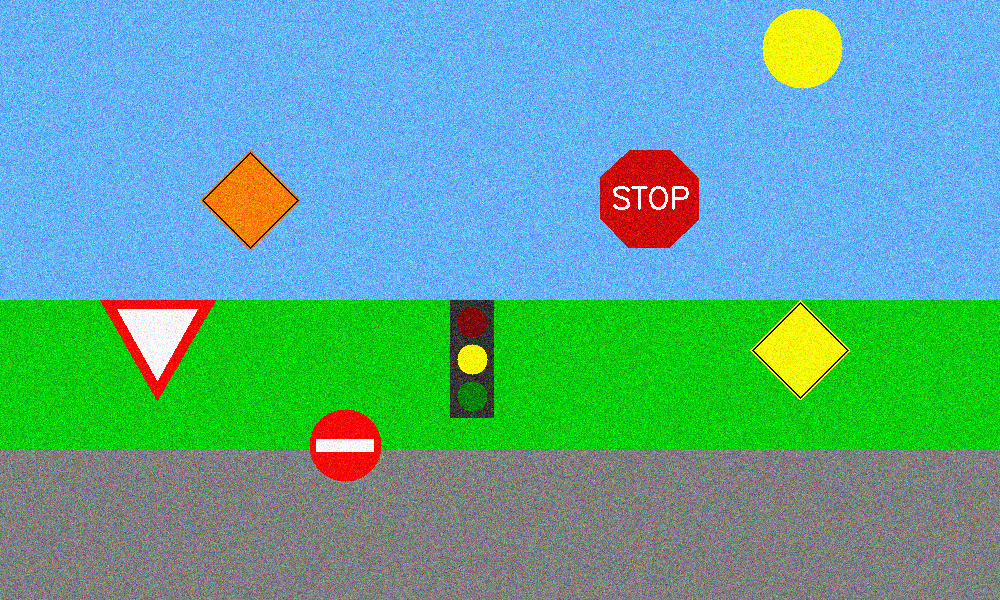
#> input picture Apoorva-CV-lecture-quizzes-python/Scratch Pads/scene_all_signs_noisy.png, 1000 x 600 px
$ jupyter execute 'PS2 Scratch Pad- Denoising.ipynb'   (shell and % lines are left out)
#> lines starting #> are read from the running program, lines starting #| are printed output that depends on the picture; after the words box and inside, x2 and y2 are one past the last pixel; in counts of white or black regions, pixels touching at a corner belong together
[cell 1]
import matplotlib.pyplot as plt
import cv2
import numpy as np

# Load Image

[cell 2]
img = cv2.imread('scene_all_signs_noisy.png')
#> img is the input picture: shape (600, 1000, 3); mean B, G, R 151.3, 167.4, 95.1
print(img.shape)
#| (600, 1000, 3)

plt.imshow(cv2.cvtColor(img, cv2.COLOR_BGR2RGB))
plt.show()

# Split Channel

[cell 3]
b,g,r = cv2.split(img)
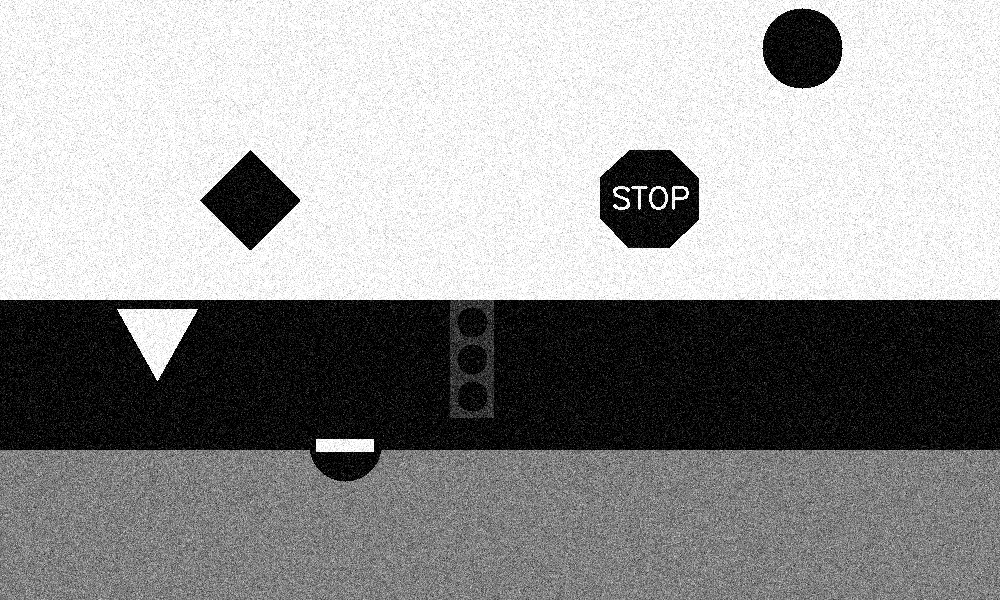
#> b: shape (600, 1000); min 0, max 255, mean 151.3
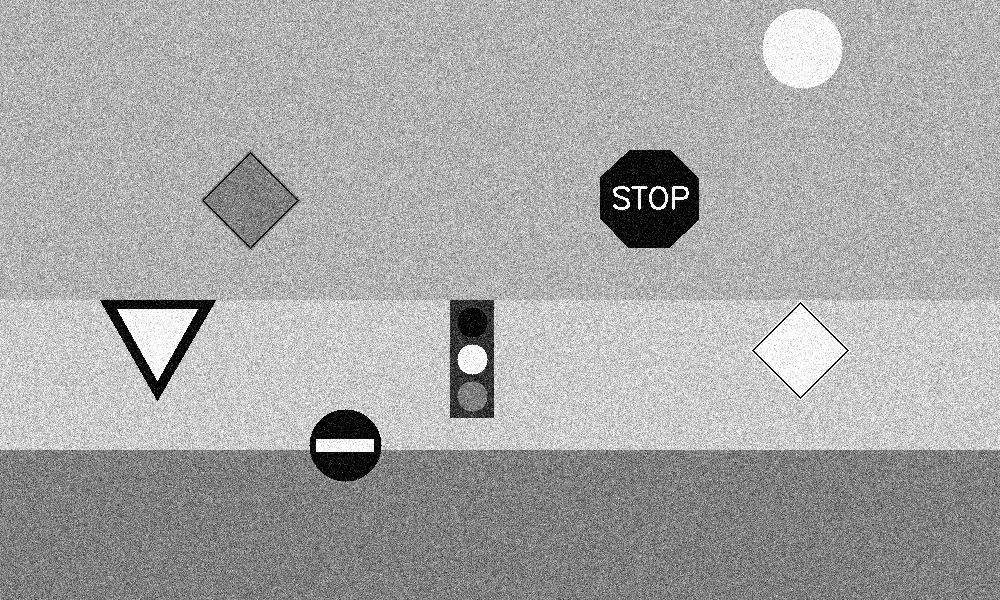
#> g: shape (600, 1000); min 0, max 255, mean 167.4
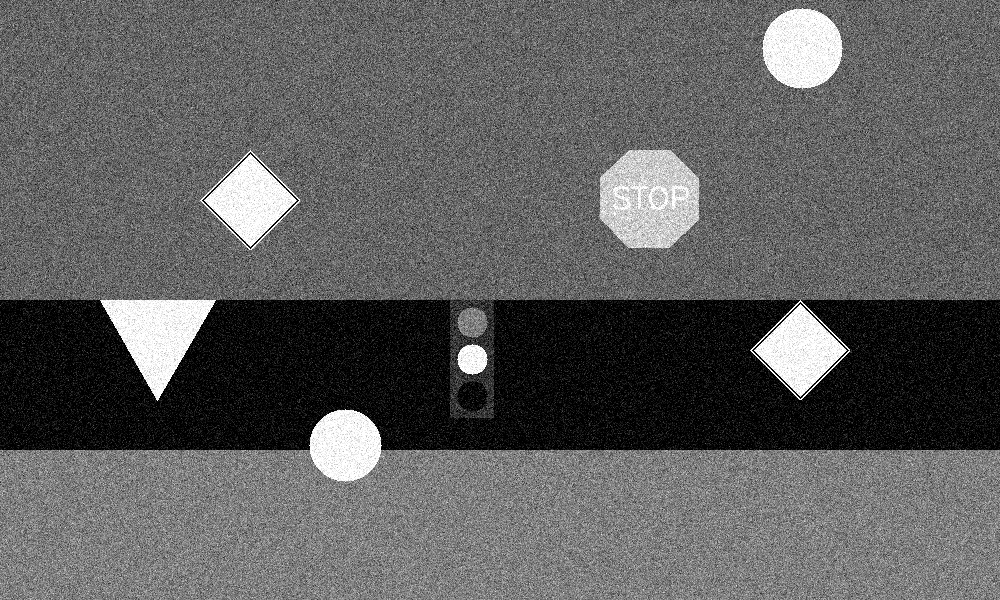
#> r: shape (600, 1000); min 0, max 255, mean 95.1

f, axarr = plt.subplots(1, 3, figsize=(17, 15), sharey=True)
axarr[0].imshow(cv2.cvtColor(b, cv2.COLOR_BGR2RGB))
axarr[1].imshow(cv2.cvtColor(g, cv2.COLOR_BGR2RGB))
axarr[2].imshow(cv2.cvtColor(r, cv2.COLOR_BGR2RGB))

plt.show()
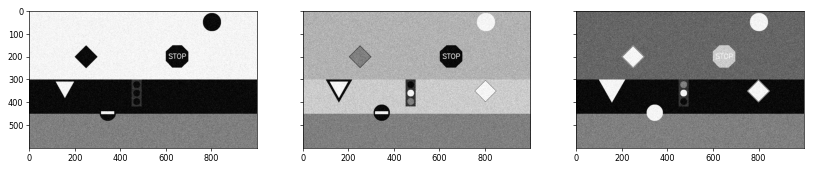
#> figure drawn by matplotlib, 3 panels

# Denoise via fastNlMeansDenoisingColored

[cell 4]
# dst = cv.fastNlMeansDenoisingColored(	src[, dst[, h[, hColor[, templateWindowSize[, searchWindowSize]]]]]	)
denoised_img = cv2.bilateralFilter(img, 70, 100, 100)
# denoised_img = cv2.fastNlMeansDenoisingColored(img,None,10,10,21)
blur = cv2.GaussianBlur(denoised_img,(3,3),1)
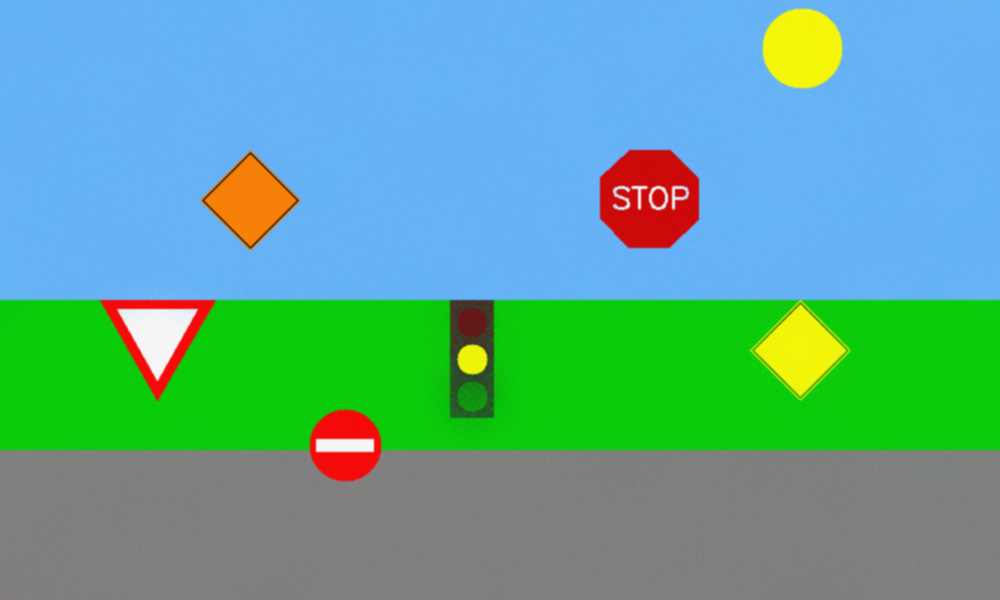
#> blur: shape (600, 1000, 3); mean B, G, R 151.4, 167.6, 95
smooth = cv2.addWeighted(blur,1.5,img,-0.5,0)

img_hsv = cv2.cvtColor(img, cv2.COLOR_BGR2HSV)
#> img_hsv: shape (600, 1000, 3); mean H, S, V 87.5, 156.4, 210.5

f, axarr = plt.subplots(1, 2, figsize=(17, 15), sharey=True)
axarr[0].imshow(cv2.cvtColor(img, cv2.COLOR_BGR2RGB))
axarr[1].imshow(cv2.cvtColor(smooth, cv2.COLOR_BGR2RGB))
# axarr[1, 0].imshow(cv2.cvtColor(denoised_ing, cv2.COLOR_BGR2RGB))
# plt.show()

plt.figure(figsize = (60, 100))
plt.imshow(cv2.cvtColor(denoised_img, cv2.COLOR_BGR2RGB))
plt.show()
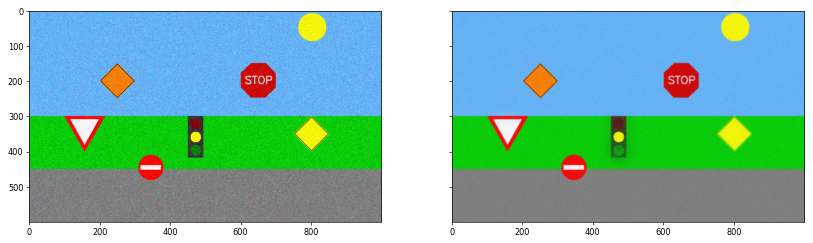
#> figure drawn by matplotlib, 2 panels

[cell 5]
def color_filter_bgr(img_in, bgr, tolerance):
#> called with tolerance = 20
    min_bgr = np.array([bgr[0] - tolerance, bgr[1] - tolerance, bgr[2] - tolerance])
    max_bgr = np.array([bgr[0] + tolerance, bgr[1] + tolerance, bgr[2] + tolerance])

    mask_bgr = cv2.inRange(img_in, min_bgr, max_bgr)
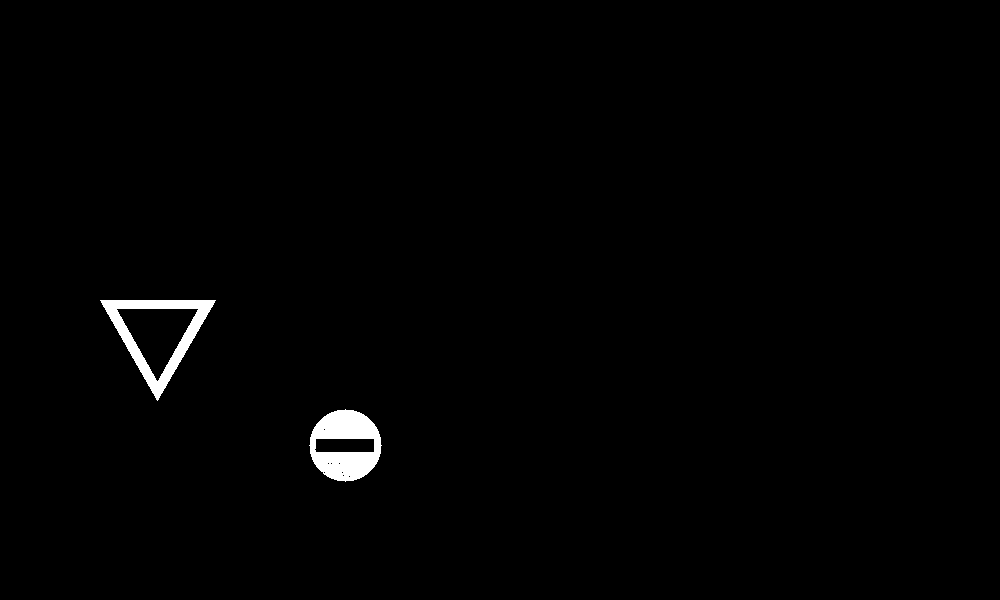
#> mask_bgr: shape (600, 1000); 1% white; 2 white regions, box (x1, y1, x2, y2) and area: (309, 409, 382, 482) 3289, (100, 300, 216, 401) 2956
    img_binary = cv2.bitwise_and(img_in, img_in, mask=mask_bgr)

    return img_binary

[cell 6]
img_in = denoised_img

bgr = [0, 0, 255]
tolerance = 20
img_binary = color_filter_bgr(img_in, bgr, tolerance)

plt.figure(figsize = (60, 100))
plt.imshow(cv2.cvtColor(img_binary, cv2.COLOR_BGR2RGB))
plt.show()
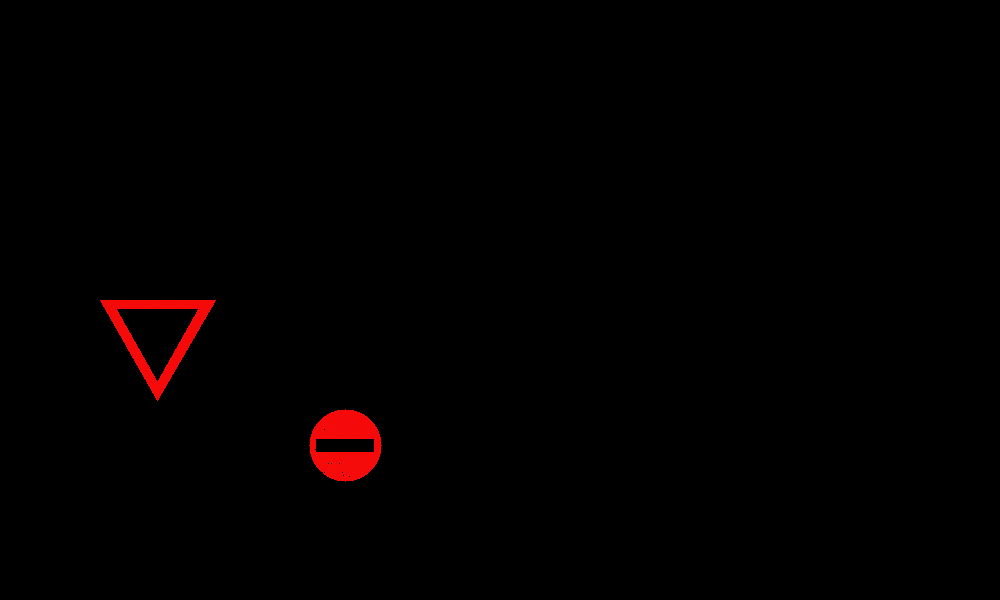
#> shown: shape (600, 1000, 3); mean R, G, B 2.6, 0.1, 0.1

$ run again, with Apoorva-CV-lecture-quizzes-python/Scratch Pads/Shift0.png copied over Apoorva-CV-lecture-quizzes-python/Scratch Pads/scene_all_signs_noisy.png
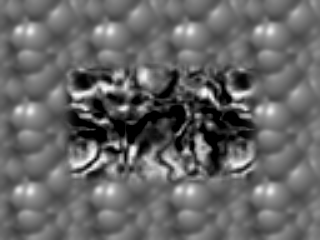
#> input picture Apoorva-CV-lecture-quizzes-python/Scratch Pads/Shift0.png, 320 x 240 px
#> img is the input picture: shape (240, 320, 3); min 0, max 253, mean 101.9
#| (240, 320, 3)
#> `smooth = cv2.addWeighted(blur,1.5,img,-0.5,0)`:
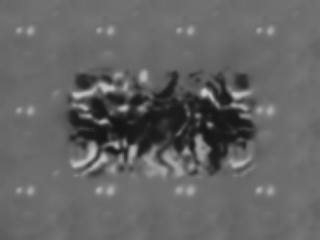
#> smooth: shape (240, 320, 3); min 18, max 206, mean 100
#> img_hsv: shape (240, 320, 3); mean H, S, V 0, 0, 101.9
#> `plt.show()`:
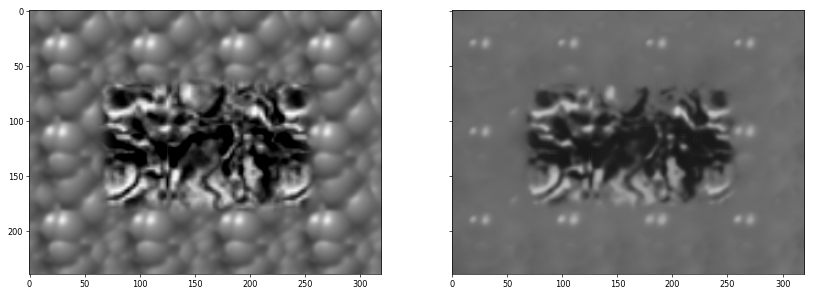
#> figure drawn by matplotlib, 2 panels
#> mask_bgr: shape (240, 320); every value is 0
#> img_binary: shape (240, 320, 3); every value is 0
